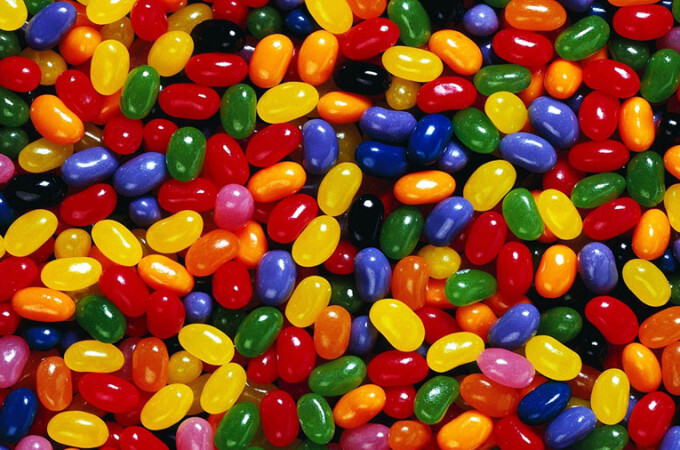
#> input picture py/images/Jelly Beans.jpg, 680 x 450 px, found by its file name
$ python bean_counter.py
#> lines starting #> are read from the running program, lines starting #| are printed output that depends on the picture
### py/color_helper.py
# Colour Helper
# asher
# 13 December 2023

# Do you need help with colours?
# This is for you!


def pixel_to_string(pixel: tuple) -> str:
    """Take a rgb 3-tuple and "interpret it"
    as a colour and return that colour's name

    Params:
        pixel - 3-tuple of (red, green, blue)

    Return:
        String representing the colour
    """
    r, g, b = pixel
    if g < 25 and b < 25 and r > 150:
        return "red"
    if g > 100 and r < 120 and b < 120:
        return "green"
    if g >= 80 and b < 50 and r < 50:
        return "jelly bean green"
    if r > 200 and g < 100 and b < 100:
        return "ball red"
    if r < 100 and g < 100 and b > 100:
        return "blue"

# [4 lines left out: function is_light, not called in this run]

# [10 lines that do not run on import are left out]

### py/bean_counter.py
# bean counter
# author: asher
# 2023-01-09

# Version 0.1 ---
# Count all red pixels
# Report on the percentage of all red jellybeans
# Version 0.2 ---
# Count all the green pixels
# Report on the percantge of all green jellybeans
# Version 0.3 ---
# Count all the blue pixels
# Report on the percentage of all blue jellybeans

from PIL import Image

import color_helper

RED_PIXEL = (150, 0, 0)
GREEN_PIXEL = (0, 150, 0)
BLUE_PIXEL = (0, 0, 255)

# Calculate the percentage of pixels in some list
def calcPercentage(pixels):
    return len(pixels) / (jelly_bean_img.width * jelly_bean_img.height) * 100

jelly_bean_img = Image.open("./Images/Jelly Beans.jpg")
#> jelly_bean_img is the input picture: PIL image 680x450 RGB; mean R, G, B 133.4, 70.9, 32

red_pixels = []
green_pixels = []
blue_pixels = []

# Visit every pixel in the image
for y in range(jelly_bean_img.height):
    for x in range(jelly_bean_img.width):
        current_pixel = jelly_bean_img.getpixel((x, y))

        if color_helper.pixel_to_string(current_pixel) == "red":
            red_pixels.append((x, y))
        elif color_helper.pixel_to_string(current_pixel) == "jelly bean green":
            green_pixels.append((x, y))
        elif color_helper.pixel_to_string(current_pixel) == "blue":
            blue_pixels.append((x, y))

# Create a map of all "found" pixels for a respective colour
# Create a new image that is the same size as the original
original_size = (jelly_bean_img.width, jelly_bean_img.height)
blue_pixel_map = Image.new("RGB", original_size)
#> blue_pixel_map: PIL image 680x450 RGB; every value is 0

# For every pixel location in "found" pixel list, place a pixel on that new image
for pixel_loc in blue_pixels:
    blue_pixel_map.putpixel(pixel_loc, BLUE_PIXEL)
#> this loop made 19050 passes
#> pixel_loc on passes 1 to 3: (285, 0), (286, 0), (287, 0)
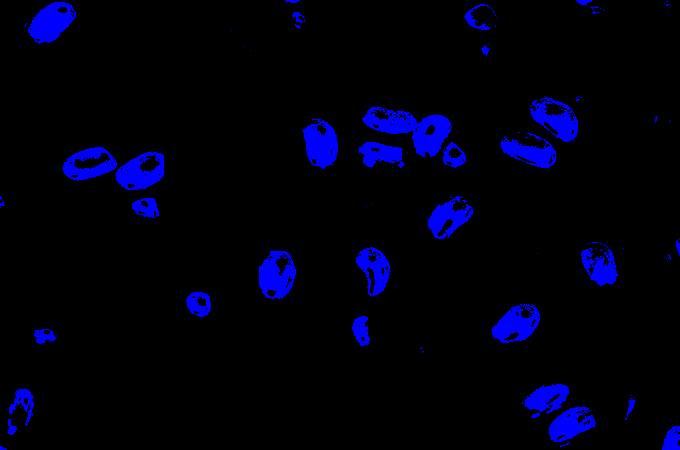
#> blue_pixel_map: PIL image 680x450 RGB; mean R, G, B 0, 0, 15.9

blue_pixel_map.save("./Images/blue_pixel_map.jpg")

blue_pixel_map.close()
jelly_bean_img.close()

# Display Report
print(f"Red Jelly Beans: {round(calcPercentage(red_pixels), 2)}%")
#| Red Jelly Beans: 16.38%
print(f"Green Jelly Beans: {round(calcPercentage(green_pixels), 2)}%")
#| Green Jelly Beans: 3.11%
print(f"Black Jelly Beans: {round(calcPercentage(blue_pixels), 2)}%")
#| Black Jelly Beans: 6.23%

$ run again, with py/images/best_pizza.jpg copied over py/images/Jelly Beans.jpg
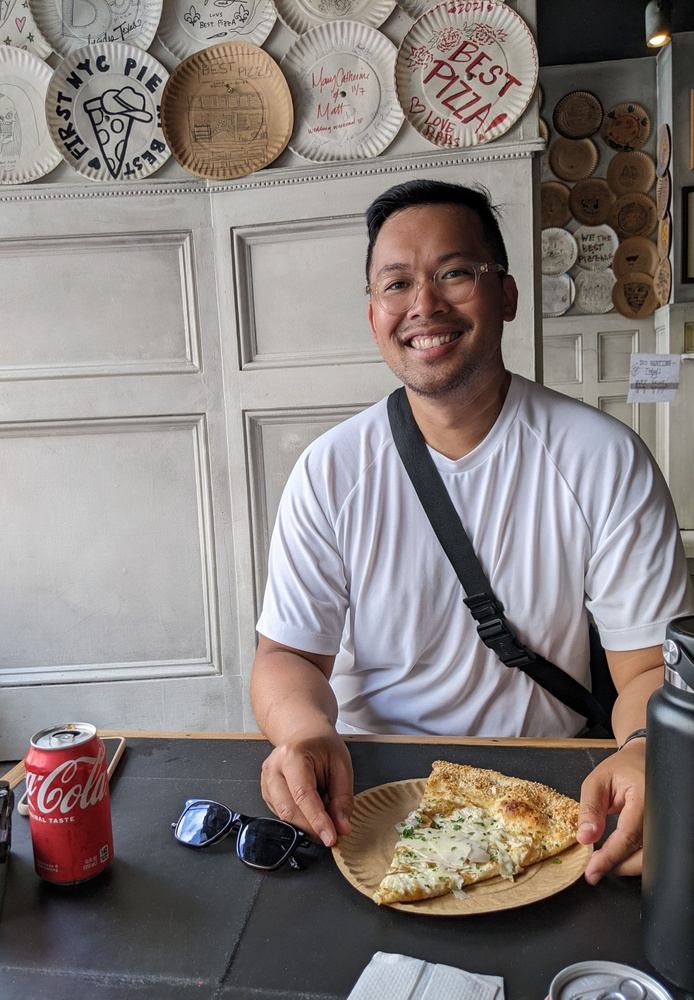
#> input picture py/images/best_pizza.jpg, 694 x 1000 px, shrunk from 2786 x 4017 before the run, found by its file name
#> jelly_bean_img is the input picture: PIL image 694x1000 RGB; mean R, G, B 134.1, 126.4, 124.1
#> the loop `for pixel_loc in blue_pixels:` made 6187 passes
#> pixel_loc on passes 1 to 3: (139, 25), (62, 32), (122, 32)
#> after the loop `for pixel_loc in blue_pixels:`:
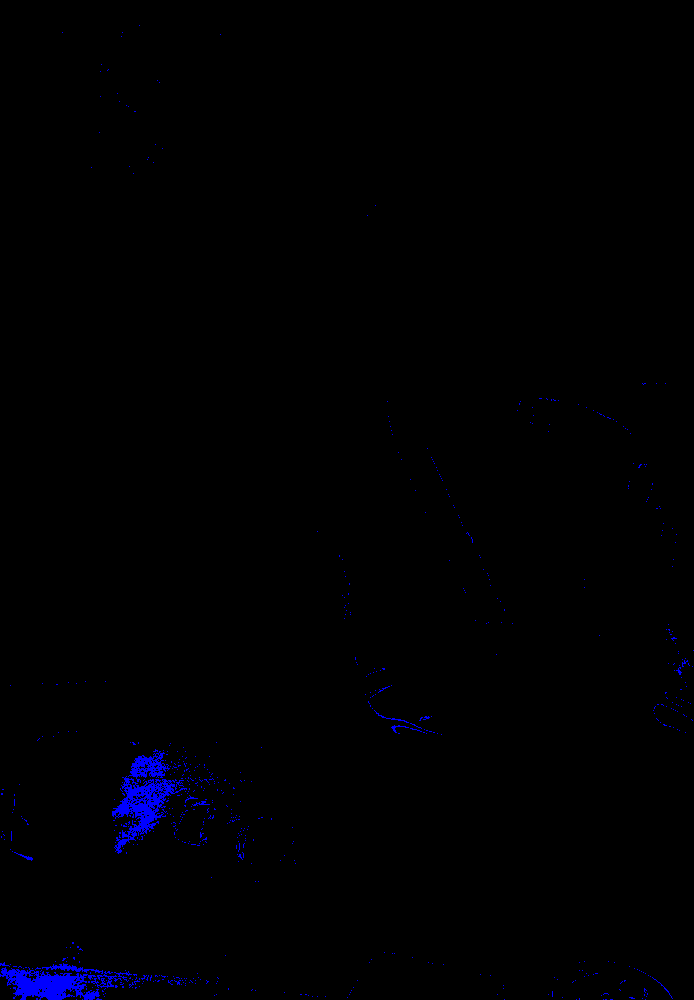
#> blue_pixel_map: PIL image 694x1000 RGB; mean R, G, B 0, 0, 2.3
#| Red Jelly Beans: 0.0%
#| Green Jelly Beans: 0.0%
#| Black Jelly Beans: 0.89%
